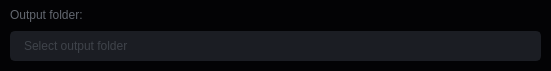
    <widget class="QFrame" name="frame_3">
     <property name="geometry">
      <rect>
       <x>10</x>
       <y>400</y>
       <width>551</width>
       <height>71</height>
      </rect>
     </property>
     <property name="minimumSize">
      <size>
       <width>0</width>
       <height>0</height>
      </size>
     </property>
     <property name="styleSheet">
      <string notr="true">background-color: rgb(3, 3, 5);
border-radius: 5px;

</string>
     </property>
     <property name="frameShape">
      <enum>QFrame::StyledPanel</enum>
     </property>
     <property name="frameShadow">
      <enum>QFrame::Raised</enum>
     </property>
     <widget class="QLabel" name="label_credits_9">
      <property name="geometry">
       <rect>
        <x>10</x>
        <y>0</y>
        <width>101</width>
        <height>30</height>
       </rect>
      </property>
      <property name="styleSheet">
       <string notr="true">color: rgb(98, 103, 111);</string>
      </property>
      <property name="text">
       <string>Output folder:</string>
      </property>
     </widget>
     <widget class="QWidget" name="layoutWidget">
      <property name="geometry">
       <rect>
        <x>10</x>
        <y>30</y>
        <width>531</width>
        <height>32</height>
       </rect>
      </property>
      <layout class="QHBoxLayout" name="horizontalLayout">
       <item>
        <widget class="QLineEdit" name="lineEdit_2">
         <property name="enabled">
          <bool>false</bool>
         </property>
         <property name="minimumSize">
          <size>
           <width>0</width>
           <height>30</height>
          </size>
         </property>
         <property name="styleSheet">
          <string notr="true">/* LINE EDIT */
QLineEdit {
	color: rgb(20, 100, 220);	
	background-color: rgb(27, 29, 35);
	border-radius: 5px;
	border: 2px solid rgb(27, 29, 35);
	padding-left: 10px;
}
QLineEdit:disabled {
	color: rgb(98, 103, 111);	
	background-color: rgb(27, 29, 35);
	border-radius: 5px;
	border: 2px solid rgb(27, 29, 35);
	padding-left: 10px;
}
QLineEdit:hover {
	border: 2px solid rgb(64, 71, 88);
}
QLineEdit:focus {
	border: 2px solid rgb(91, 101, 124);
}</string>
         </property>
         <property name="text">
          <string/>
         </property>
         <property name="placeholderText">
          <string>Select output folder</string>
         </property>
        </widget>
       </item>
      </layout>
     </widget>
    </widget>
